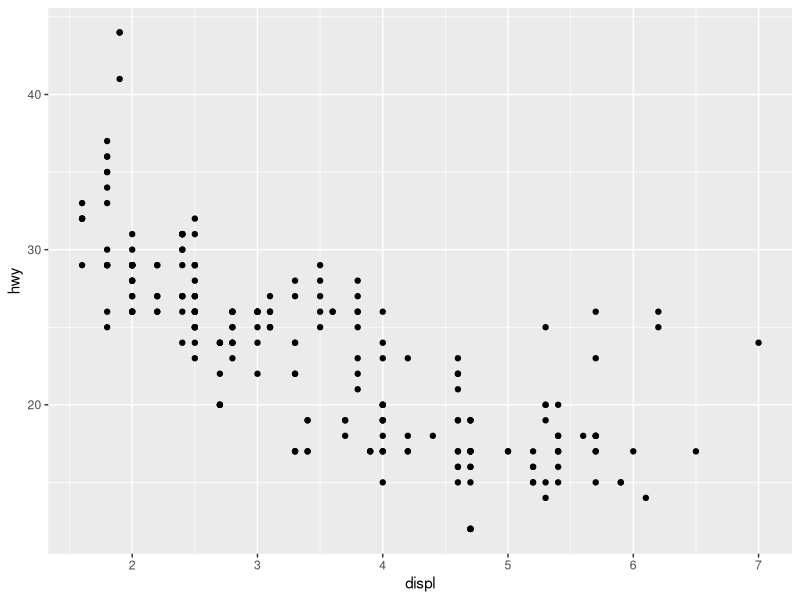
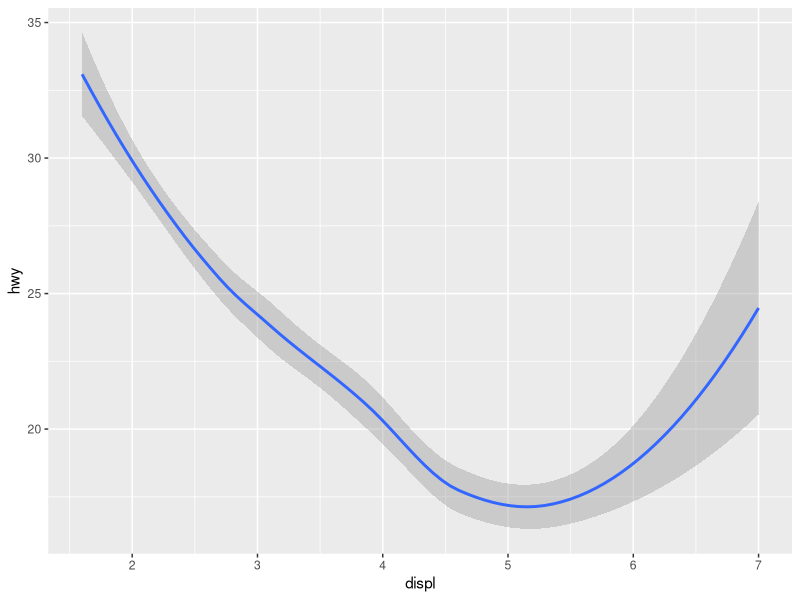
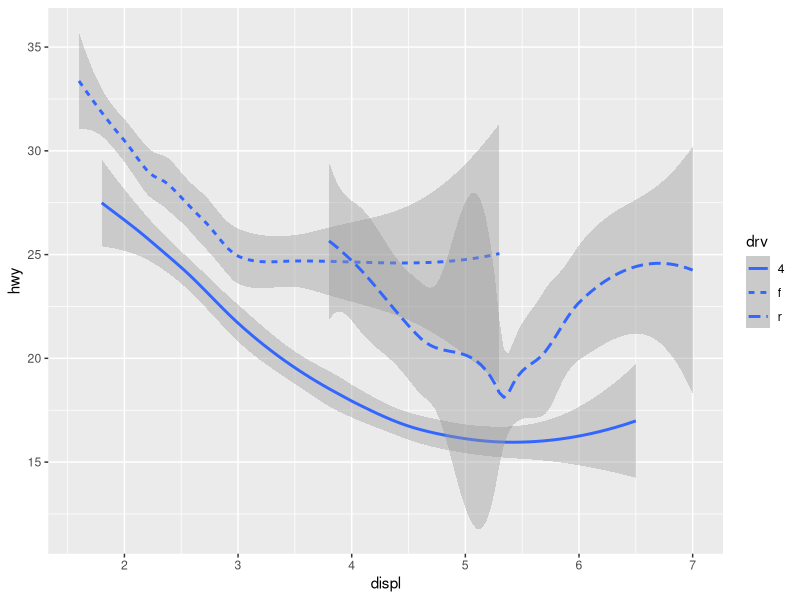
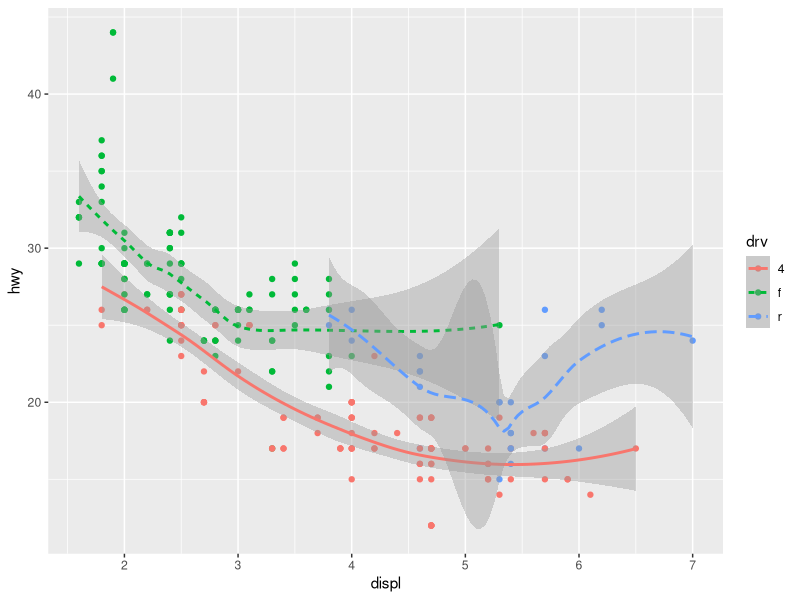
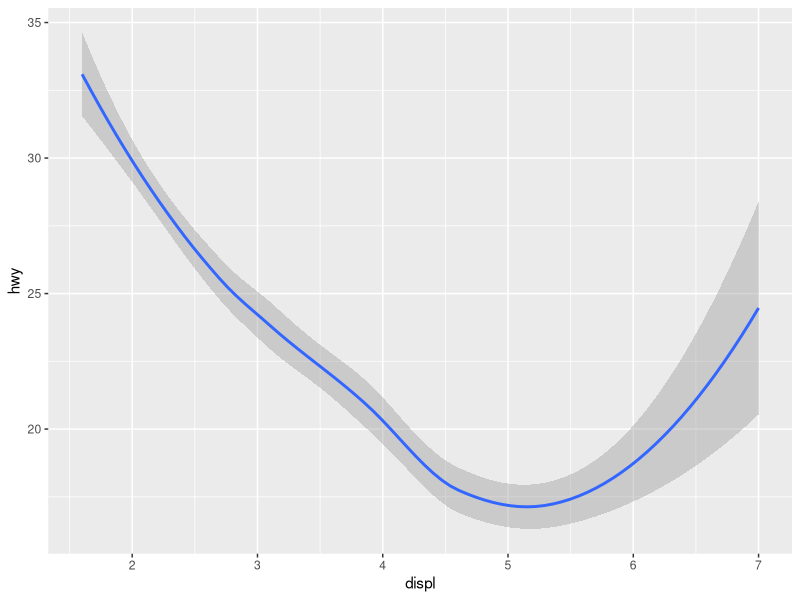
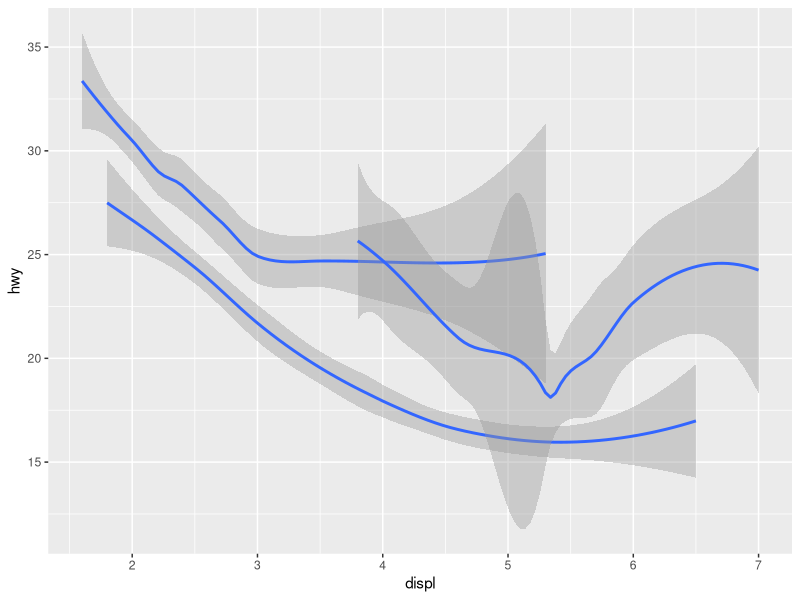
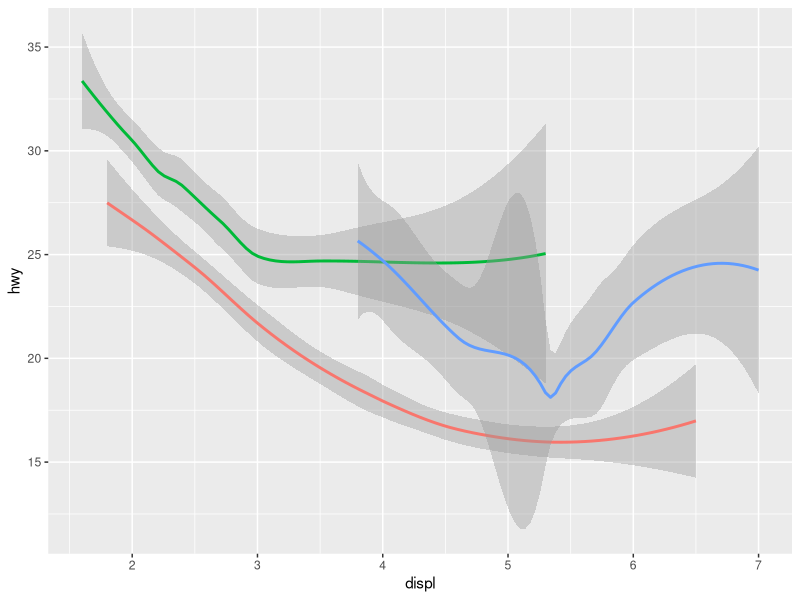
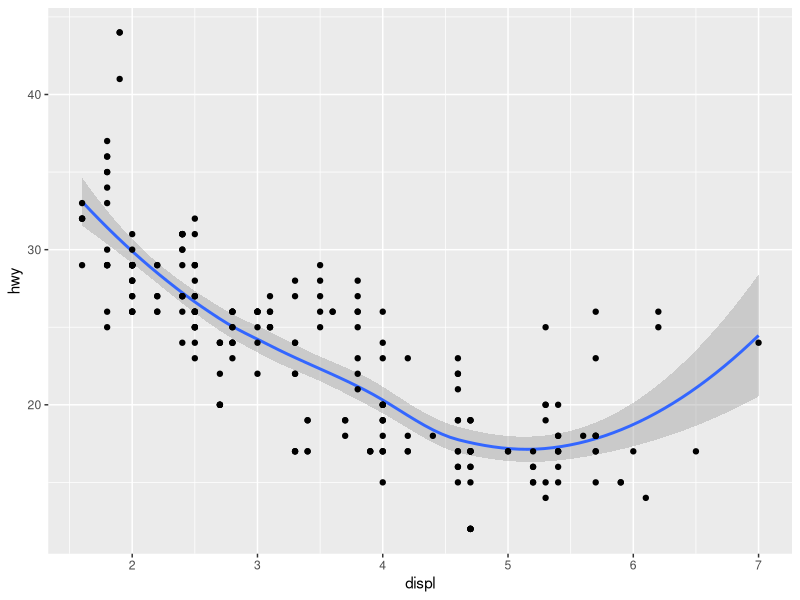

Write R code to recreate these figures, in order. (Note: this script raises an error after producing the figures.)
## ---- chunk 1
library(ggplot2)
## ---- chunk 2
#left
ggplot(data = mpg) +
  geom_point(mapping = aes(x = displ, y = hwy))

#right
ggplot(data = mpg) +
  geom_smooth(mapping = aes(x = displ, y = hwy))
## ---- chunk 3
ggplot(data = mpg) +
  geom_smooth(mapping = aes(x= displ, y = hwy, linetype = drv))
## ---- chunk 4
ggplot(data = mpg) +
  geom_point(mapping = aes(x = displ, y = hwy, color = drv)) +
  geom_smooth(mapping = aes(x= displ, y = hwy, color = drv,linetype = drv))
## ---- chunk 5
ggplot(data = mpg) +
  geom_smooth(mapping = aes(x = displ, y = hwy))

ggplot(data = mpg) +
  geom_smooth(mapping = aes(x = displ, y = hwy, group = drv))

ggplot(data = mpg) +
  geom_smooth(mapping = aes(x = displ, y = hwy, color = drv), show.legend = FALSE)
## ---- chunk 6
ggplot(data = mpg) +
  geom_smooth(mapping = aes(x = displ, y = hwy)) + 
  geom_point(mapping = aes(x = displ, y = hwy))
  
## ---- chunk 7
ggplot(data = mpg, mapping = aes(x = displ, y = hwy)) +
  geom_point() +
  geom_smooth()
## ---- chunk 8
ggplot(data = mpg, mapping = aes(x = displ, y = hwy)) +
  geom_point(mapping = aes(color = class)) +
  geom_smooth()
## ---- chunk 9
ggplot(data = mpg, mapping = aes(x = displ, y = hwy)) +
 geom_point(mapping = aes(color = class)) +
  geom_smooth(data = filter(mpg, class == 'subcompact'), se = FALSE)
## ---- chunk 10
#What geom would you use to draw a line chart? A boxplot? A histogram? An area chart?
ggplot(data = mpg) +
  geom_line(mapping = aes(x = displ, y = hwy))
## ---- chunk 11
# Run this code in you head and predict what the output will look like. Then run the code in R and check your predictions:

ggplot(data = mpg, mapping = aes(x = displ, y = hwy, color = drv)) +
  geom_point() +
  geom_smooth(se = FALSE)
## ---- chunk 12
# What does show.legend = FALSE do? What happens if you remove it?
ggplot(data = mpg, mapping = aes(x = displ, y = hwy, color = drv)) +
  geom_point(show.legend = FALSE) +
  geom_smooth(se = FALSE, show.legend = FALSE)
## ---- chunk 13
# What does the se argument to geom_smooth() do?
?geom_smooth()
## ---- chunk 14
ggplot(data = mpg, mapping = aes(x = displ, y = hwy, color = drv)) +
  geom_point() +
  geom_smooth(se = TRUE)

ggplot(data = mpg, mapping = aes(x = displ, y = hwy, color = drv)) +
  geom_point() +
  geom_smooth(se = FALSE)
## ---- chunk 15
#Will these two graphs look different? Why/Why not?

ggplot(data = mpg, mapping = aes(x = displ, y = hwy)) + 
  geom_point() + 
  geom_smooth()

ggplot() + 
  geom_point(data = mpg, mapping = aes(x = displ, y = hwy)) + 
  geom_smooth(data = mpg, mapping = aes(x = displ, y = hwy))
## ---- chunk 16
#Re-create the R code necessary to generate the following graphs. 
ggplot(data = mpg, mapping = aes(x = displ, y = hwy)) +
  geom_point() +
  geom_smooth(se = FALSE)

ggplot(data = mpg, mapping = aes(x = displ, y = hwy, group = drv)) +
  geom_point() +
  geom_smooth(se = FALSE)

ggplot(data = mpg, mapping = aes(x = displ, y = hwy, group = drv, color = drv)) +
  geom_point() +
  geom_smooth(se = FALSE)

ggplot(data = mpg, mapping = aes(x = displ, y = hwy)) +
  geom_point(mapping = aes(color = drv)) +
  geom_smooth(se = FALSE)

ggplot(data = mpg, mapping = aes(x = displ, y = hwy)) +
  geom_point(mapping = aes(color = drv)) +
  geom_smooth(mapping = aes(linetype = drv), se = FALSE)

ggplot(data = mpg, mapping = aes(x = displ, y = hwy)) +
  geom_point(mapping = aes(color = drv))
